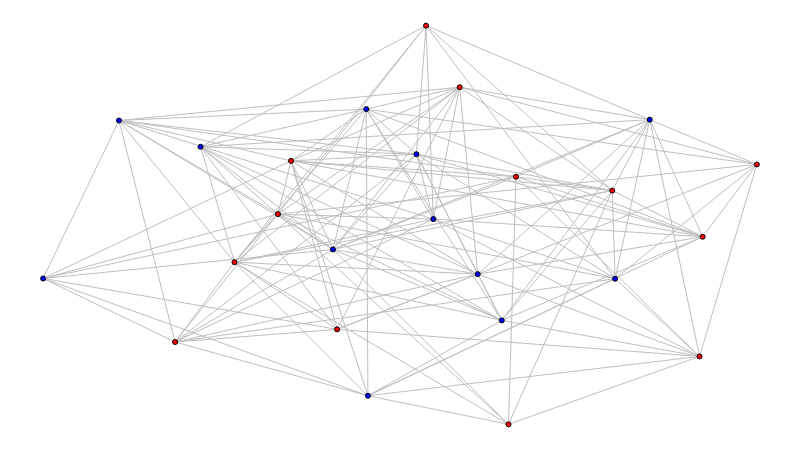

The code cell stored with this chart in its notebook:
### Markdown cell above
Exemplo de distribuição de tipos de nó:

(esses tipos representam os *agentes* do modelo)

### Code cell
def set_types(g, num_closers=0):
    nodes = list(g.nodes)
    shuffle(nodes)

    for n in nodes[num_closers:]:
        g.nodes[n]['type'] = OPENER

    for n in nodes[:num_closers]:
        g.nodes[n]['type'] = CLOSER

    for n in g.nodes:
        if g.nodes[n]['type'] == OPENER:
            g.nodes[n]['color'] = OPENER_COLOR
        else:
            g.nodes[n]['color'] = CLOSER_COLOR


set_types(g, int(NUM_NODES / 2))

sn.show_graph(g)

### Figure 1 — Plotly figure (JSON) as saved in the notebook; plotly's stock layout.template omitted (floating-point values rounded to 4 significant figures; data arrays with more than 128 entries replaced by an {"elided": "..."} marker saying what was removed)
{"data": [{"hoverinfo": "none", "line": {"color": "rgb(191, 191, 191)", "width": 1}, "mode": "lines", "type": "scatter", "uid": "a122ffa8-c9ec-4f58-a0ee-fd91d929f6c6", "x": {"elided": "411 float values"}, "y": {"elided": "411 float values"}}, {"hoverinfo": "none", "marker": {"color": "rgb(255, 0, 0)", "line": {"color": "rgb(0, 0, 0)", "width": 1}, "size": 5}, "mode": "markers+text", "text": [], "textfont": {"color": "rgb(255, 255, 255)"}, "textposition": "middle center", "type": "scatter", "uid": "8beed2e7-db4d-43e1-889a-e60b62028eb0", "x": [0.1849, 0.5365, 1, 0.4119, 0.9197, 0.9241, 0.5836, 0.2681, 0.6625, 0.329, 0.7974, 0.652, 0.3473], "y": [0.2066, 1, 0.6519, 0.2383, 0.1705, 0.4705, 0.8456, 0.4067, 0.621, 0.5273, 0.5864, 0, 0.6609]}, {"hoverinfo": "none", "marker": {"color": "rgb(0, 0, 255)", "line": {"color": "rgb(0, 0, 0)", "width": 1}, "size": 5}, "mode": "markers+text", "text": [], "textfont": {"color": "rgb(255, 255, 255)"}, "textposition": "middle center", "type": "scatter", "uid": "7d1e6e7a-0046-4834-9c34-d992f34c148a", "x": [0.8499, 0.523, 0.6089, 0.455, 0.2206, 0.4061, 0.1063, 0.4527, 0.6426, 0.5467, 0, 0.8013], "y": [0.7643, 0.6775, 0.3768, 0.07176, 0.6962, 0.4387, 0.7621, 0.7907, 0.2608, 0.5148, 0.3659, 0.3653]}], "layout": {"height": 450, "margin": {"b": 0, "l": 0, "r": 0, "t": 0}, "showlegend": false, "width": 800, "xaxis": {"showgrid": false, "showticklabels": false, "zeroline": false}, "yaxis": {"showgrid": false, "showticklabels": false, "zeroline": false}}}
